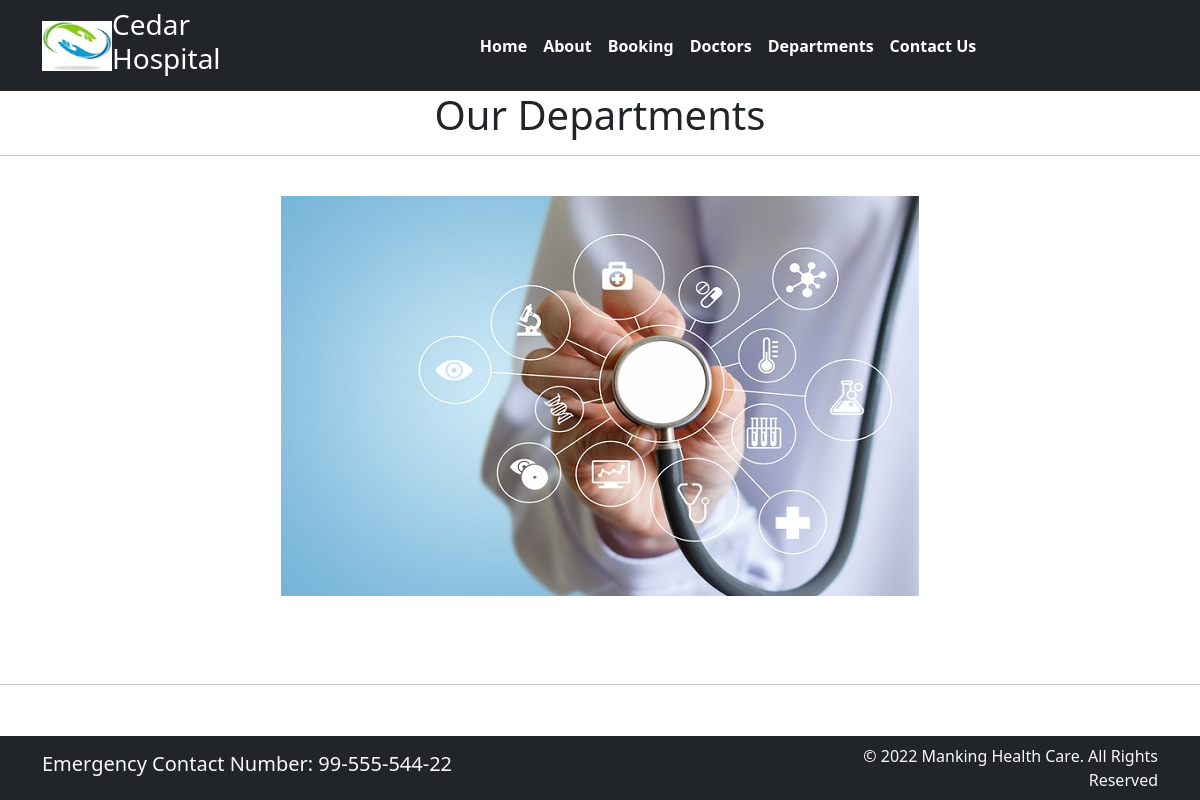
The page /department on the database as committed earlier.
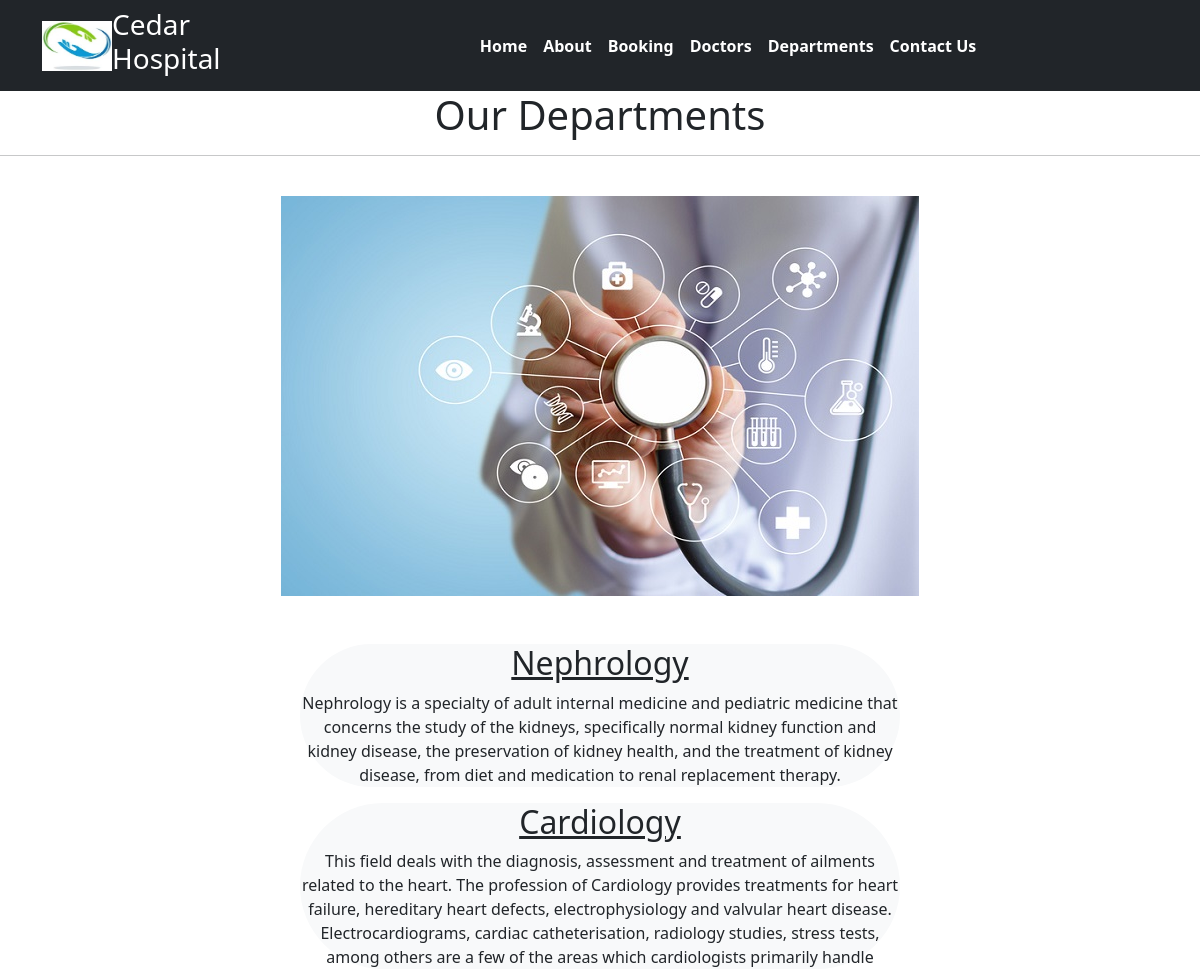
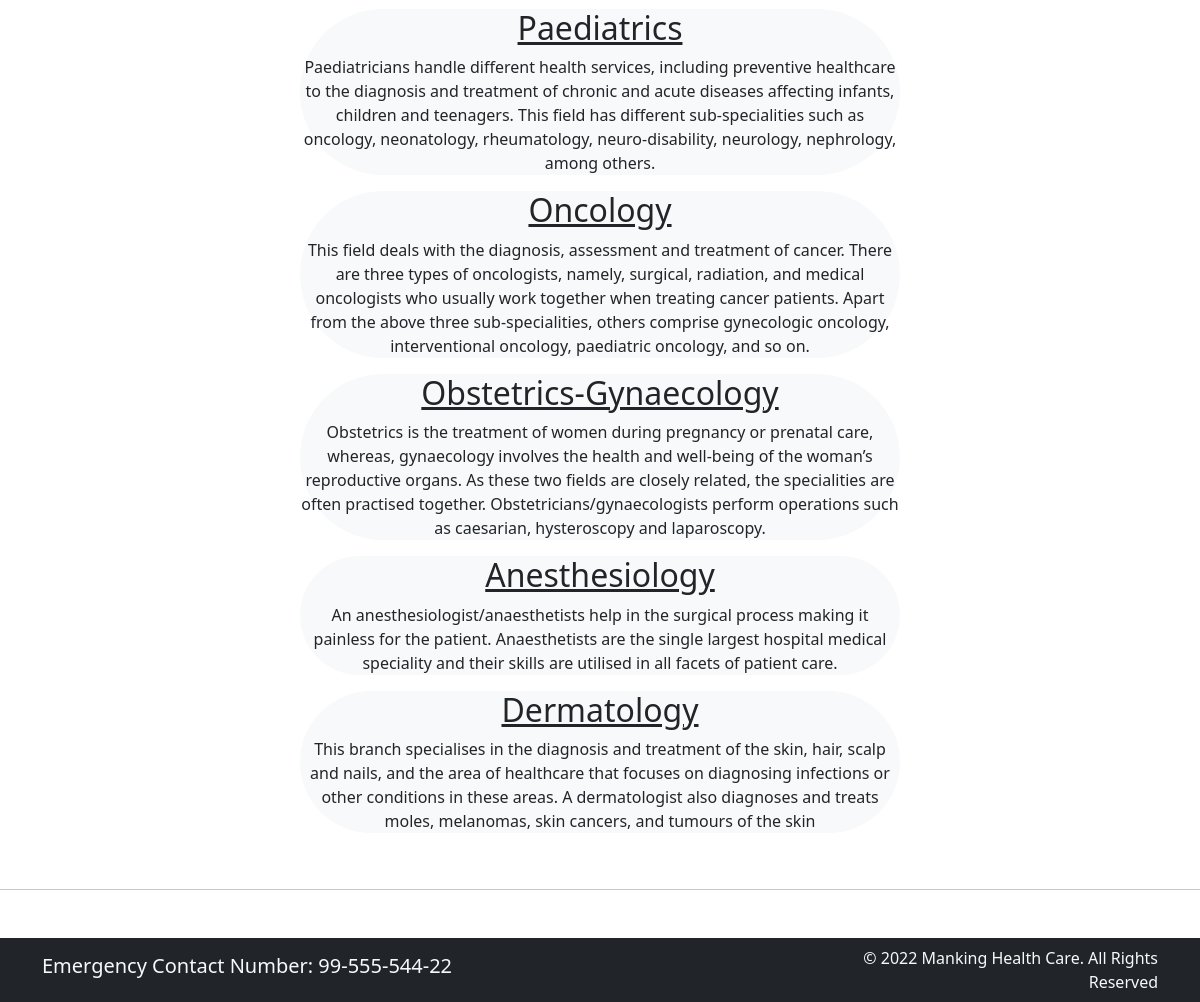
The same page on the database as committed later (2 pictures, top to bottom).
### home/models.py (models this page shows, shortened)
class departments(models.Model):
    dept_name = models.CharField(max_length=100)
    dept_description = models.TextField()

### home/views.py (the view)
# urls.py: path('department', views.department,name='department'),
def department(request):
    dept_dict= { 'dept' : departments.objects.all()}
    return render(request, 'departments.html',dept_dict)

### templates/departments.html (shortened to what this page needs)
{% extends 'base.html' %}
{% load static%}
{% block content %}
<h1 class="text-center">Our Departments</h1>
<hr>
<br>
<img src="{% static '/images/dept.png' %}" class="d-block mx-auto">
<br>
<br>
{%for d in dept%}
<div class="text-center w-50 mx-auto border-3 border-dark rounded-pill bg-light">
<h2><u>{{d.dept_name}}</u></h2>
<p>{{d.dept_description}}</p>
</div>
{% endfor %}
<br><hr><br><br><br>
<br>
{% endblock %}

Rows that differ between the two databases and show on the page:
added departments: dept_name "Nephrology", dept_description "Nephrology is a specialty of adult internal medicine and pediatric medicine that concerns the study of the kidneys, specifically normal kidney function and kidney disease, the preservation of kidney health, and the treatment of kidney disease, from diet and medication to renal replacement therapy."
added departments: dept_name "Cardiology", dept_description "This field deals with the diagnosis, assessment and treatment of ailments related to the heart. The profession of Cardiology provides treatments for heart failure, hereditary heart defects, electrophysiology and valvular heart disease. Electrocardiograms, cardiac catheterisation, radiology studies, stress tests, among others are a few of the areas which cardiologists primarily handle"
added departments: dept_name "Paediatrics", dept_description "Paediatricians handle different health services, including preventive healthcare to the diagnosis and treatment of chronic and acute diseases affecting infants, children and teenagers. This field has different sub-specialities such as oncology, neonatology, rheumatology, neuro-disability, neurology, nephrology, among others."
added departments: dept_name "Oncology", dept_description "This field deals with the diagnosis, assessment and treatment of cancer. There are three types of oncologists, namely, surgical, radiation, and medical oncologists who usually work together when treating cancer patients. Apart from the above three sub-specialities, others comprise gynecologic oncology, interventional oncology, paediatric oncology, and so on."
added departments: dept_name "Obstetrics-Gynaecology", dept_description "Obstetrics is the treatment of women during pregnancy or prenatal care, whereas, gynaecology involves the health and well-being of the woman’s reproductive organs. As these two fields are closely related, the specialities are often practised together. Obstetricians/gynaecologists perform operations such as caesarian, hysteroscopy and laparoscopy."
added departments: dept_name "Anesthesiology", dept_description "An anesthesiologist/anaesthetists help in the surgical process making it painless for the patient. Anaesthetists are the single largest hospital medical speciality and their skills are utilised in all facets of patient care."
added departments: dept_name "Dermatology", dept_description "This branch specialises in the diagnosis and treatment of the skin, hair, scalp and nails, and the area of healthcare that focuses on diagnosing infections or other conditions in these areas. A dermatologist also diagnoses and treats moles, melanomas, skin cancers, and tumours of the skin"
